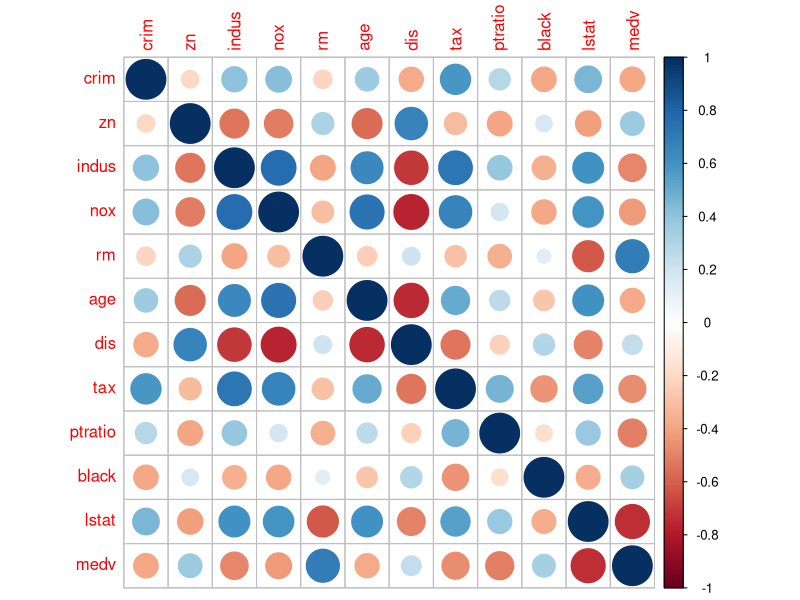
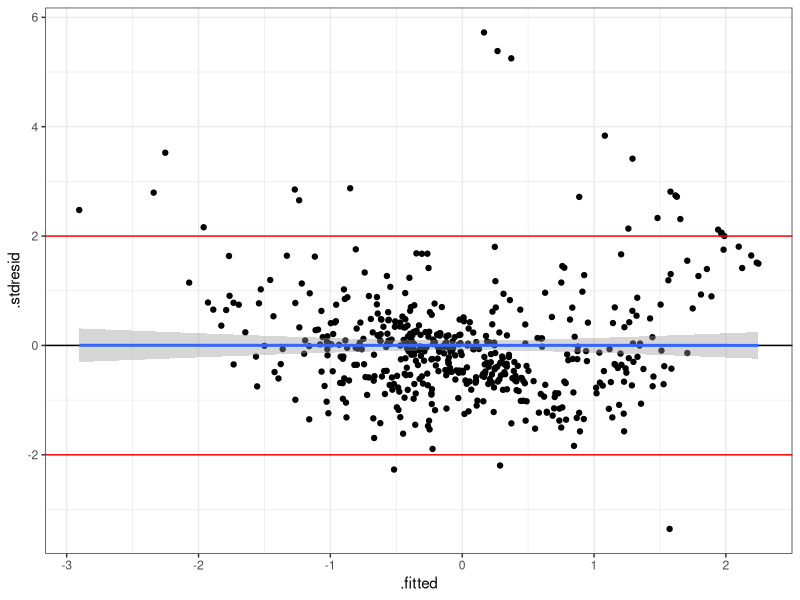
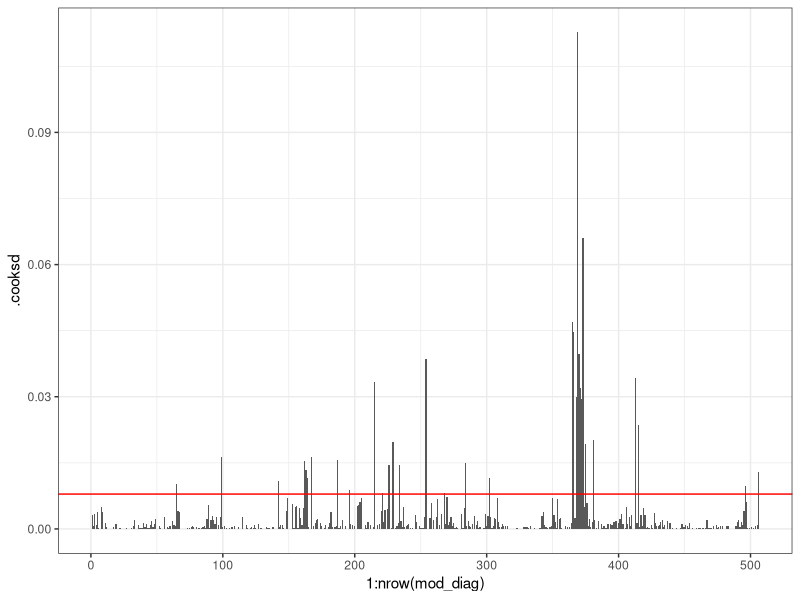
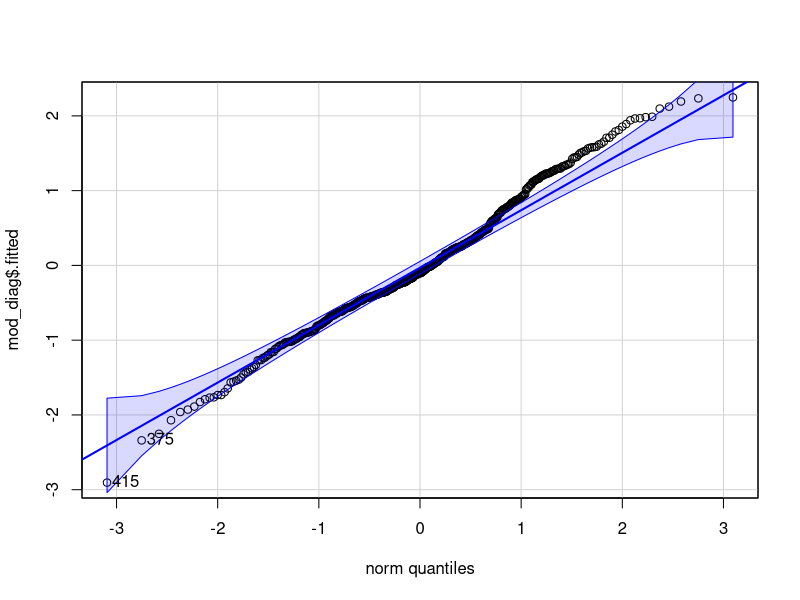
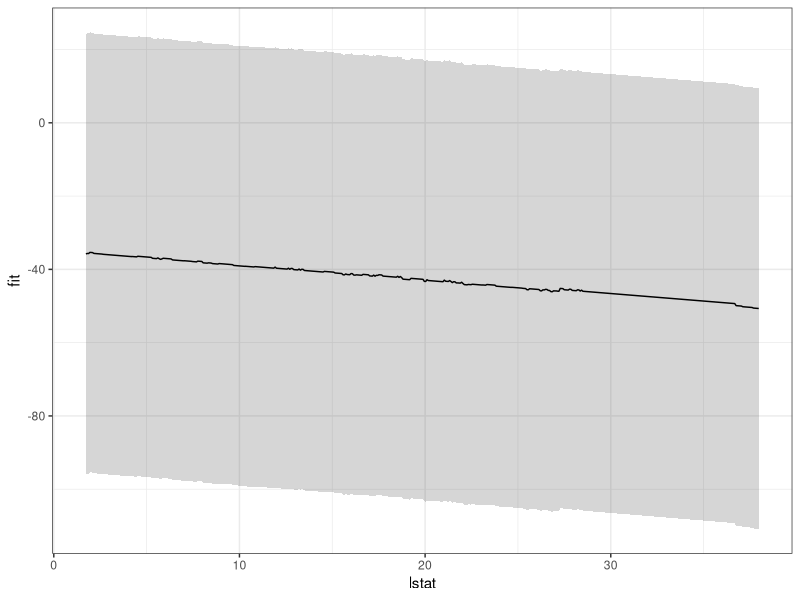
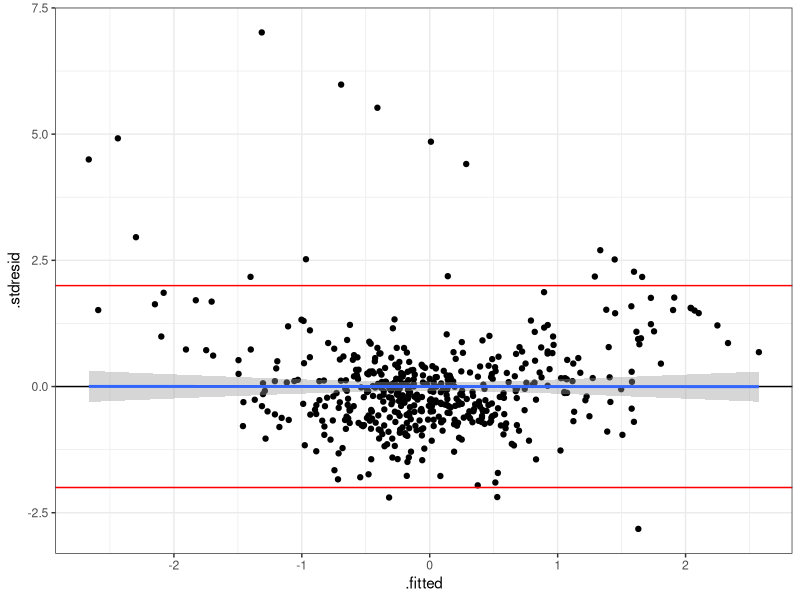
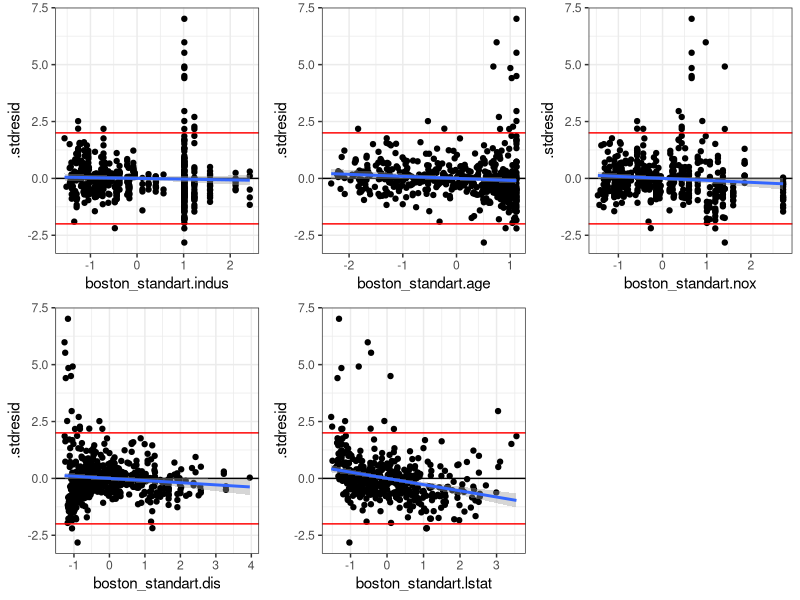
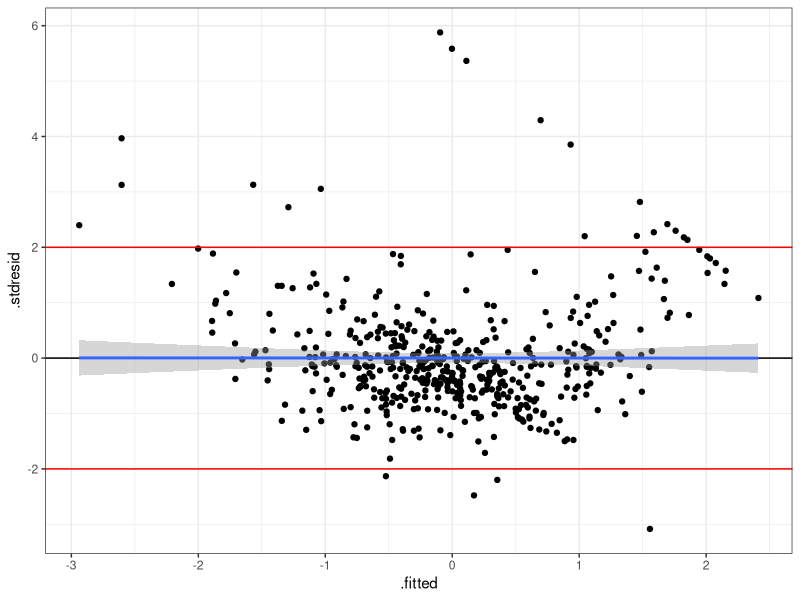

Reproduce these figures in R, in order.
## ---- chunk 1
knitr::opts_chunk$set(echo = TRUE)
library(ggplot2)
library(dplyr)

if(!require(corrplot)) install.packages("corrplot",repos = "http://cran.us.r-project.org", dependencies = T)
if(!require(car)) install.packages("car",repos = "http://cran.us.r-project.org", dependencies = T)
if(!require(MASS)) install.packages("MASS",repos = "http://cran.us.r-project.org", dependencies = T)
if(!require(kableExtra)) install.packages("kableExtra",repos = "http://cran.us.r-project.org", dependencies = T)
if(!require(xtable)) install.packages("xtable",repos = "http://cran.us.r-project.org", dependencies = T)
if(!require(purrr)) install.packages("purrr",repos = "http://cran.us.r-project.org", dependencies = T)
if(!require(gridExtra)) install.packages("gridExtra",repos = "http://cran.us.r-project.org", dependencies = T)
if(!require(knitr)) install.packages("knitr",repos = "http://cran.us.r-project.org", dependencies = T)

theme_set(theme_bw())
## ---- chunk 2
summary(Boston)
## ---- chunk 3
boston_standart <- as.data.frame(sapply(Boston, scale))
boston_standart$chas <- as.factor(Boston$chas)
boston_standart$rad <- as.factor(Boston$rad)
## ---- chunk 4
mat <- cor(boston_standart[ , purrr::map_lgl(boston_standart, is.numeric)])
corrplot(mat)
## ---- chunk 5
full_model <- lm(medv ~ ., boston_standart)
summary(full_model)
## ---- chunk 6
mod_diag <- fortify(full_model)
gg_resid <- ggplot(data = mod_diag, aes(x = .fitted, y = .stdresid)) + 
  geom_point() + 
  geom_hline(yintercept = 0) +
  geom_smooth(method = "lm") +
  geom_hline(yintercept = 2, color = "red") +
  geom_hline(yintercept = -2, color = "red")

gg_resid
## ---- chunk 7
metric <- 4/nrow(boston_standart)
## ---- chunk 8
ggplot(mod_diag, aes(x = 1:nrow(mod_diag), y = .cooksd)) + 
  geom_bar(stat = "identity") + 
  geom_hline(yintercept = metric, color = "red")
## ---- chunk 9
durbinWatsonTest(full_model)
## ---- chunk 10
qqPlot(mod_diag$.fitted)
## ---- chunk 11
test_data_fm <- data.frame(
  lstat = seq(min(Boston$lstat), max(Boston$lstat), length.out = 506),
  crim = mean(Boston$crim),
  zn = mean(Boston$zn),
  indus = mean(Boston$indus),
  chas = as.factor(Boston$chas),
  nox = mean(Boston$nox),
  rm = mean(Boston$rm),
  age = mean(Boston$age),
  dis = mean(Boston$dis),
  rad = as.factor(Boston$rad),
  tax = mean(Boston$tax),
  ptratio = mean(Boston$ptratio),
  black = mean(Boston$black)
  )
## ---- chunk 12
predictions <- predict(full_model, newdata = test_data_fm,  interval = 'confidence')
test_data_fm <- cbind(test_data_fm, predictions)
## ---- chunk 13
ggplot(test_data_fm, aes(x = lstat, y = fit)) +
  geom_ribbon(alpha = 0.2, aes(ymin = lwr, ymax = upr)) +
  geom_line() 
## ---- chunk 14
summary(full_model)
mod_1 <- update(full_model, .~. - chas)

summary(mod_1)
mod_2 <- update(mod_1, .~. - indus)

summary(mod_2)
mod_3 <- update(mod_2, .~. - age)

summary(mod_3)
## ---- chunk 15
vif(mod_3)
## ---- chunk 16
mod_4 <- update(mod_3, .~. - rad)
vif(mod_4)
## ---- chunk 17
mod_5 <- update(mod_4, .~. - nox)
vif(mod_5)
## ---- chunk 18
mod_6 <- update(mod_5, .~. - dis)
vif(mod_6)
## ---- chunk 19
mod_7 <- update(mod_6, .~. - lstat)
vif(mod_7)
## ---- chunk 20
mod_diag_adj <- data.frame(fortify(mod_7), boston_standart$lstat, boston_standart$dis,
                           boston_standart$nox, boston_standart$age,
                           boston_standart$indus)


gg_resid <- ggplot(data = mod_diag_adj, aes(x = .fitted, y = .stdresid)) + 
  geom_point() + 
  geom_hline(yintercept = 0) +
  geom_smooth(method = 'lm') +
  geom_hline(yintercept = 2, color = "red") +
  geom_hline(yintercept = -2, color = "red")
gg_resid

## ---- chunk 21
res_1 <- gg_resid + aes(x = boston_standart.indus)
res_2 <- gg_resid + aes(x = boston_standart.age)
res_3 <- gg_resid + aes(x = boston_standart.nox)
res_4 <- gg_resid + aes(x = boston_standart.dis)
res_5 <- gg_resid + aes(x = boston_standart.lstat)

grid.arrange(res_1, res_2, res_3, res_4, res_5, nrow = 2)
## ---- chunk 22
mod_8 <- update(mod_7, .~. + lstat + dis)
summary(mod_8)
  
mod_9 <- update(mod_8, .~. - age)
summary(mod_9)

mod_10 <- update(mod_9, .~. + age)
summary(mod_10)

## ---- chunk 23
mod_diag_adj <- data.frame(fortify(mod_10), boston_standart$dis,
                           boston_standart$nox, boston_standart$age,
                           boston_standart$indus)


gg_resid <- ggplot(data = mod_diag_adj, aes(x = .fitted, y = .stdresid)) + 
  geom_point() + 
  geom_hline(yintercept = 0) +
  geom_smooth(method = "lm") +
  geom_hline(yintercept = 2, color = "red") +
  geom_hline(yintercept = -2, color = "red")
gg_resid
## ---- chunk 24
metric <- 4/nrow(boston_standart)
## ---- chunk 25
ggplot(mod_diag, aes(x = 1:nrow(mod_diag_adj), y = .cooksd)) + 
  geom_bar(stat = "identity") + 
  geom_hline(yintercept = metric, color = "red")
## ---- chunk 26
durbinWatsonTest(mod_10)
## ---- chunk 27
qqPlot(mod_diag_adj$.fitted)
## ---- chunk 28
summary(mod_10)
## ---- chunk 29
test_data_10 <- data.frame(
  lstat = seq(min(Boston$lstat), max(Boston$lstat), length.out = 506),
  crim = mean(Boston$crim),
  zn = mean(Boston$zn),
  rm = mean(Boston$rm),
  tax = mean(Boston$tax),
  ptratio = mean(Boston$ptratio),
  black = mean(Boston$black),
  age = mean(Boston$age),
  dis = mean(Boston$dis)
  )
## ---- chunk 30
predictions <- predict(mod_10, newdata = test_data_10,  interval = 'confidence')
test_data_10 <- cbind(test_data_10, predictions)
## ---- chunk 31
ggplot(test_data_10, aes(x = lstat, y = fit)) +
  geom_ribbon(alpha = 0.2, aes(ymin = lwr, ymax = upr)) +
  geom_line() 
## ---- chunk 32
summary(mod_10)
## ---- chunk 33
summary(mod_10) %>% xtable() %>% kable %>% kable_styling()
## ---- chunk 34
mat <- cor(boston_standart[ , purrr::map_lgl(boston_standart, is.numeric)])
corrplot(mat)
